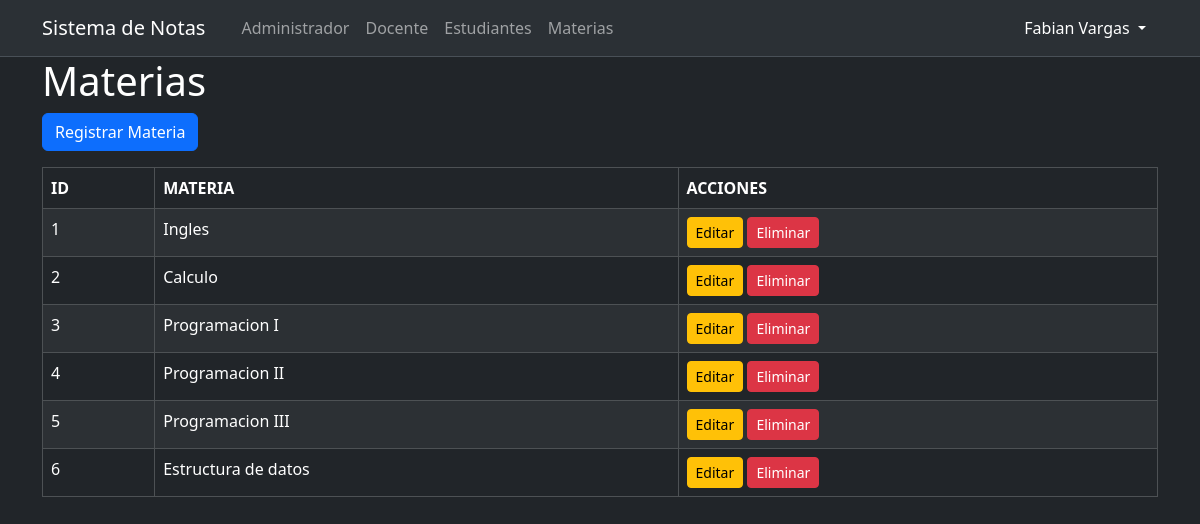
Screenshot of /Materias/Vistas/index.php (signed in) with the database file from the repository.
### tables this page shows
CREATE TABLE `materias` (
  `ID_MATERIA` int(15) NOT NULL,
  `MATERIA` varchar(35) NOT NULL
);

### BD/Conexion.php (called while the page is built, shortened)
<?php
class Conexion
{
    private $drive      =   'mysql';
    private $host       =   'localhost';
    private $dbname     =   'notas';
    private $usuario    =   'root';
    private $password   =   '';
    public function __construct()
    {
        try {
            $this->dsn = "{$this->drive}:dbname={$this->dbname};host={$this->host};";
            $db = new PDO($this->dsn, $this->usuario, $this->password);
            $db->setAttribute(PDO::ATTR_ERRMODE, PDO::ERRMODE_EXCEPTION);
            $db->setAttribute(PDO::ATTR_DEFAULT_FETCH_MODE, PDO::FETCH_OBJ);
            return $db;
        } catch (PDOException $e) {
            echo "Error de conexion de la BD: " . $e->getMessage();
        }
    }
}

### Materias/Modelo/Materias.php (called while the page is built, shortened)
<?php
require_once "../../BD/Conexion.php";
class Materias extends Conexion
{
    public function __construct()
    {
        $this->db = parent::__construct();
    }
    public function get()
    {
        $rows = null;
        $statement = $this->db->prepare("SELECT * FROM materias");
        $statement->execute();
        while ($result = $statement->fetch()) {
            $rows[] = $result;
        }
        return $rows;
    }
}
?>

### Materias/Vistas/index.php (the view, shortened to what this page needs)
<?php
require_once('../Modelo/Materias.php');
$ModeloMaterias = new Materias();
$Materias = $ModeloMaterias->get();
$thData = ["ID", "MATERIA", "ACCIONES"];
?>
<!DOCTYPE html>
<html lang="es">
<head>
    <link href="https://cdn.jsdelivr.net/npm/bootstrap@5.3.7/dist/css/bootstrap.min.css" rel="stylesheet"
>
</head>
<body class="bg-dark text-white">
    <?php include_once("../../header/navbar.php"); ?>
    <div class="container">
        <h1>Materias</h1>
        <a class="btn btn-primary mb-3" href="add.php" >Registrar Materia</a>
        <table class="table table-dark table-striped table-bordered table-responsive">
            <thead>
                <?php
                if ($Materias !=null){  ?>
                    <tr>
                        <?php foreach ($thData as $data) { ?>
                            <th id="<?php echo $data ?>" ><?php echo $data ?></th>
                        <?php } ?>
                    </tr><?php
                } ?>
            </thead>
            <?php if ($Materias!=null){
                foreach ($Materias as $campo => $materia) { ?>
                    <tr>
                        <?php foreach ($materia as $campo => $fila) { ?>
                            <td><?php echo $fila ?></td>
                        <?php } ?>
                        <td>
                            <a class="btn btn-warning btn-sm" href="edit.php?id=<?php echo $materia->ID_MATERIA; ?>" >Editar</a>
                            <a class="btn btn-danger btn-sm" href="delete.php?id=<?php echo $materia->ID_MATERIA; ?>" >Eliminar</a>
                        </td>
                    </tr>
                <?php }
            } ?>
        </table>
    </div>
</body>
</html>

### header/navbar.php (shortened to what this page needs)
<?php $arr = explode('/', $_SERVER["REQUEST_URI"]); ?>
<nav class="navbar navbar-expand-lg bg-body-tertiary navbar bg-dark border-bottom border-body" data-bs-theme="dark">
  <div class="container">
    <a class="navbar-brand" href="#">Sistema de Notas</a>
    <div class="container-fluid">
      <div class="collapse navbar-collapse" id="navbarSupportedContent">
        <ul class="navbar-nav me-auto mb-2 mb-lg-0">
          <li class="nav-item">
            <a class="nav-link <?php echo ($arr[3] == "Administradores" ? "active" : "") ?>" aria-current="page" href="../../Administradores/vistas/index.php">Administrador</a>
          </li>
          <li class="nav-item">
            <a class="nav-link <?php echo ($arr[3] == "Docentes" ? "active" : "") ?>" href="../../Docentes/vistas/index.php">Docente</a>
          </li>
          <li class="nav-item">
            <a class="nav-link <?php echo ($arr[3] == "Estudiantes" ? "active" : "") ?>" href="../../Estudiantes/vistas/index.php">Estudiantes</a>
          </li>
          <li class="nav-item">
            <a class="nav-link <?php echo ($arr[3] == "Materias" ? "active" : "") ?>" href="../../Materias/vistas/index.php">Materias</a>
          </li>
        </ul>
        <li class="nav-item dropdown d-flex">
          <a class="nav-link dropdown-toggle" href="#" role="button" data-bs-toggle="dropdown" aria-expanded="false">
            <?php echo $_SESSION['NOMBRE']; ?>
          </a>
        </li>
      </div>
    </div>
  </div>
</nav>

### rows the page displays
materias: fila "1", fila "Ingles"
materias: fila "2", fila "Calculo"
materias: fila "3", fila "Programacion I"
materias: fila "4", fila "Programacion II"
materias: fila "5", fila "Programacion III"
materias: fila "6", fila "Estructura de datos"

### other values shown
$_SESSION['NOMBRE'] "Fabian Vargas"
$data "ID"
$data "MATERIA"
$data "ACCIONES"
